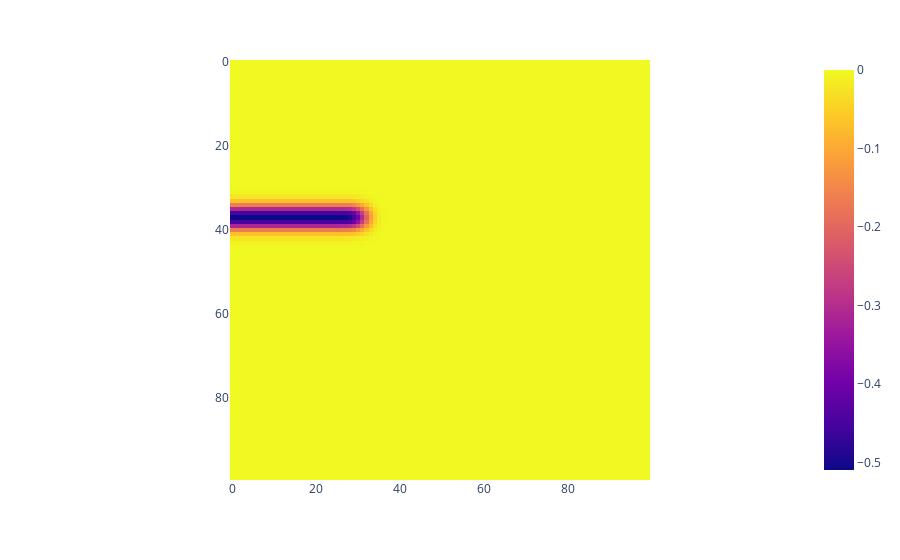

The notebook cell this image was saved under:
### Code cell
px.imshow(x_dot[i,:].reshape(100, 100))

### Figure 1 — Plotly figure (JSON) as saved in the notebook; plotly's stock layout.template omitted (floating-point values rounded to 4 significant figures; data arrays with more than 128 entries replaced by an {"elided": "..."} marker saying what was removed)
{"data": [{"coloraxis": "coloraxis", "hovertemplate": "x: %{x}<br>y: %{y}<br>color: %{z}<extra></extra>", "name": "0", "type": "heatmap", "xaxis": "x", "yaxis": "y", "z": {"elided": "100x100 float values"}}], "layout": {"coloraxis": {"colorscale": [[0, "#0d0887"], [0.1111, "#46039f"], [0.2222, "#7201a8"], [0.3333, "#9c179e"], [0.4444, "#bd3786"], [0.5556, "#d8576b"], [0.6667, "#ed7953"], [0.7778, "#fb9f3a"], [0.8889, "#fdca26"], [1, "#f0f921"]]}, "margin": {"t": 60}, "xaxis": {"anchor": "y", "constrain": "domain", "domain": [0, 1], "scaleanchor": "y"}, "yaxis": {"anchor": "x", "autorange": "reversed", "constrain": "domain", "domain": [0, 1]}}}
